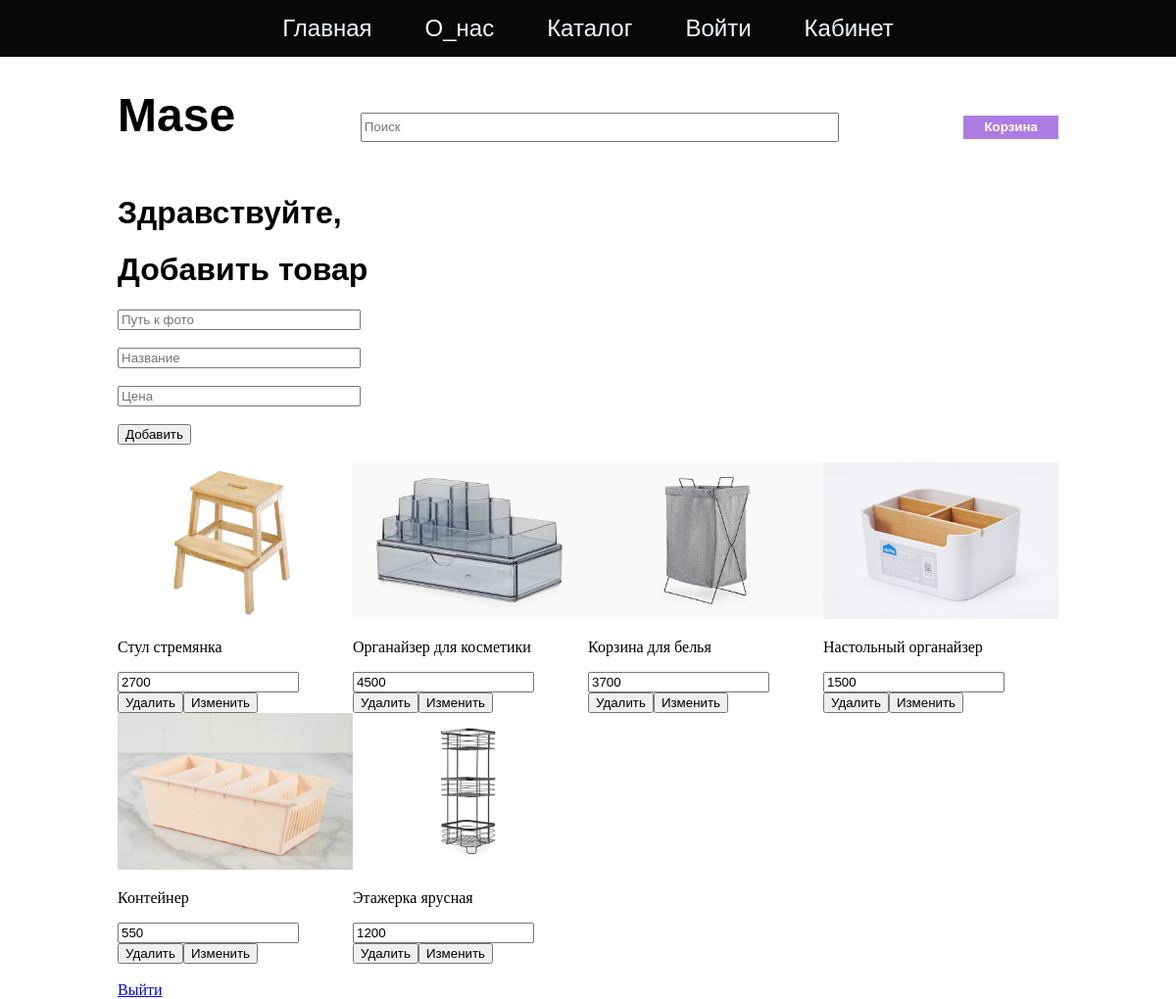
/page/admin.php, run on the app's committed database.
### tables this page shows
CREATE TABLE `Product` (
  `ID` int(11) NOT NULL,
  `Name` varchar(100) NOT NULL,
  `Link` varchar(500) NOT NULL,
  `Price` int(11) NOT NULL
);

### page/admin.php (the view, shortened to what this page needs)
<!DOCTYPE html>
<html lang="en">
<head>
    <link rel="stylesheet" href="../style/base.css">
    <link rel="stylesheet" href="../style/admin.css">
</head>
<body>
<?php
        require('../php/header-2.php')
    ?>
    <div class="content">
        <div class="shape-name-logo">
            <div>
                <h1 class="Mase">Mase</h1>
            </div>
            <div>
                <input class="poisk" type="text" name="poisk" id="poisk" placeholder="Поиск">
            </div>
            <div>
                <input class="korzina" type="button" value="Корзина">
            </div>
        </div>
        <div class="block-o-nas">
            <h1>Здравствуйте, <?php echo $_SESSION['nameAdmin']; ?></h1>
        </div>
        <div class='addProduct_form'>
            <h1>Добавить товар</h1>
            <form action="../php/addProduct.php" method="post">
                <input class="inp-text" type="text" name="image" placeholder='Путь к фото'><br><br>
                <input class="inp-text" type="text" name="title" placeholder='Название'><br><br>
                <input class="inp-text" type="text" name="price" placeholder='Цена'><br><br>
                <input type="submit" value="Добавить">
            </form>
        </div>
        <br>
        <div class="products-list">
        <?php
            require("../php/connection.php");
            $sql = "SELECT * FROM Product;";
            if($result = $mysql->query($sql))
            {
                foreach ($result as $row) {
                    echo "<div class='product-item'>";
                       echo "<form action='../php/changeProduct.php' method='POST'>";
                            echo "<img src='".$row['Link']."'/>";
                            echo "<div>";
                                echo "<p class='title'>".$row['Name']."</p>";
                                echo "<input class='price_data' name='price' type='text' value='".$row['Price']."'/>";
                            echo "</div>";
                            echo "<input type='submit' name='remove' class='from-cart' value='Удалить'/>";
                            echo "<input type='submit' name='change' class='to-cart' value='Изменить'/>";
                        echo "</form>";
                    echo "</div>";
                }
            }
        ?>
    </div>
    <br>
        <div class="exit">
        <a id="show" href="./exitAdmin.php">Выйти</a>
        </div>
    </div>
</body>
</html>

### php/header-2.php (shortened to what this page needs)
<!DOCTYPE html>
<html lang="en">
<head>
    <link rel="stylesheet" href="./style/base.css">
</head>
<body>
    <div class="header-nav">
        <nav>
            <a href="../index.php">Главная</a>
            <a href="./otzav.php">О_нас</a>
            <a href="./katalog.php">Каталог</a>
            <a href="./autor.php">Войти</a>
            <a href="./kabinet.php">Кабинет</a>
        </nav>
    </div>
</body>
</html>

### style/base.css (style rules this page uses)
* { --black-color: rgb(8, 8, 8); --purple-color: rgb(172, 125, 226); --font-family-p: Verdana, Geneva, Tahoma, sans-serif; --font-family-h1: 'Lucida Sans', 'Lucida Sans Regular', 'Lucida Grande', 'Lucida Sans Unicode', Geneva, Verdana, sans-serif; }
body { margin: 0; }
.header-nav { background-color: var(--black-color); padding-top: 15px; padding-bottom: 15px; text-align: center; }
.header-nav nav { word-spacing: 50px; }
.header-nav nav a { color: aliceblue; text-decoration: none; font-family: Verdana, Geneva, Tahoma, sans-serif; font-size: 24px; font-weight: 500; transition: 0.3s; }
h1 { font-family: 'Lucida Sans', 'Lucida Sans Regular', 'Lucida Grande', 'Lucida Sans Unicode', Geneva, Verdana, sans-serif; }
.Mase { font-family: 'Lucida Sans', 'Lucida Sans Regular', 'Lucida Grande', 'Lucida Sans Unicode', Geneva, Verdana, sans-serif; font-size: 48px; }
.shape-name-logo { display: flex; flex-wrap: wrap; align-items: baseline; align-content: space-between; justify-content: space-between; }
.poisk { width: 40vw; height: 3vh; }
.korzina { background-color: var(--purple-color); color: rgb(255, 255, 255); border: 1px solid var(--purple-color); height: 3vh; padding-left: 20px; padding-right: 20px; transition: 0.3s; font-family: var(--font-family-p); font-weight: 600; }
.content { margin-left: 10%; margin-right: 10%; }

### style/admin.css (style rules this page uses)
.inp-text { width: 20vw; }
.product-item img { width: 20vw; }
.products-list { display: flex; flex-wrap: wrap; }

### data on the page
product: Link (picture), Name "Стул стремянка", price "2700"
product: Link (picture), Name "Органайзер для косметики", price "4500"
product: Link (picture), Name "Корзина для белья", price "3700"
product: Link (picture), Name "Настольный органайзер", price "1500"
product: Link (picture), Name "Контейнер", price "550"
product: Link (picture), Name "Этажерка ярусная", price "1200"
